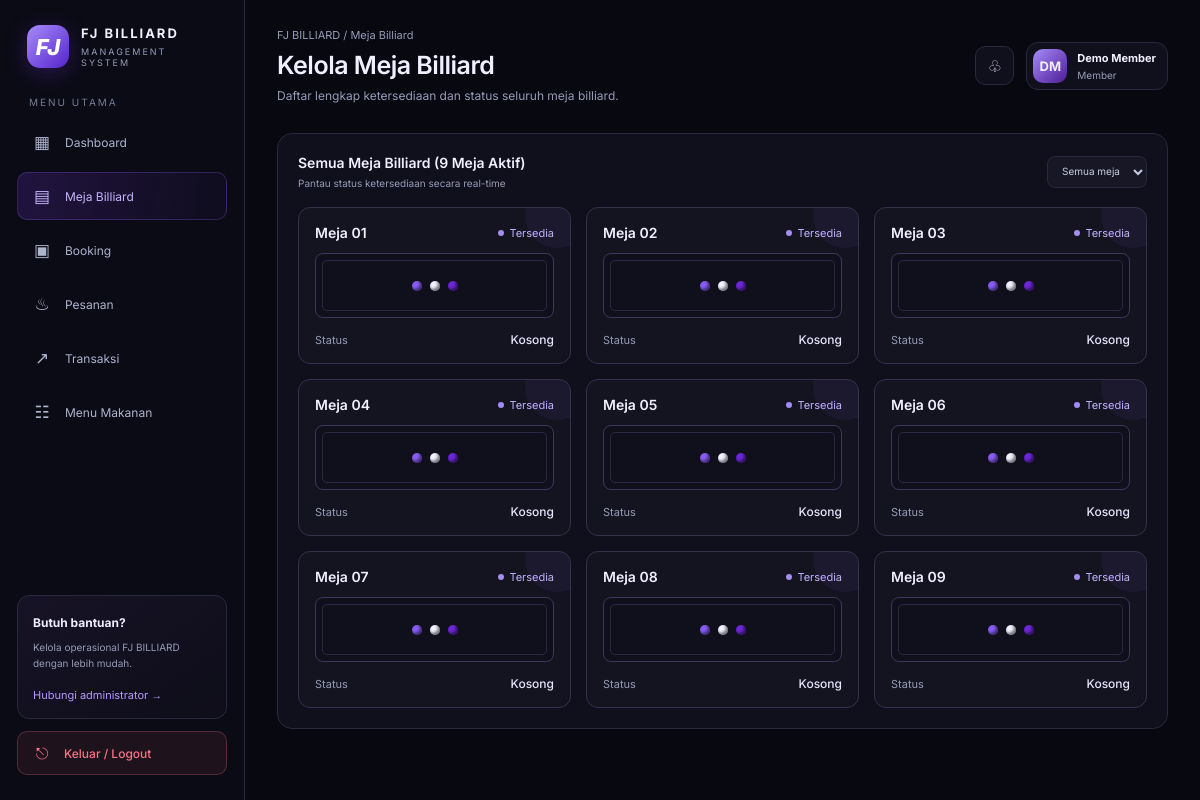
/meja (signed in), run on the app's committed database.
### tables this page shows
CREATE TABLE billiard_tables (
            id INTEGER PRIMARY KEY AUTOINCREMENT,
            table_number TEXT NOT NULL UNIQUE,
            is_active INTEGER NOT NULL DEFAULT 1
                CHECK (is_active IN (0, 1))
        );

### main.py (the view)
@app.route("/meja")
@login_required
def meja_billiard():
    conn = get_db()
    try:
        tables = conn.execute(
            "SELECT id, table_number, is_active FROM billiard_tables ORDER BY table_number"
        ).fetchall()
    finally:
        conn.close()
    return render_template(
        "meja.html",
        tables=tables,
        nama=session.get("full_name", "Pengguna"),
        role=session.get("role", "member")
    )

### main.py (called while the page is built)
def get_db():
    conn = sqlite3.connect(DB_PATH)
    conn.row_factory = sqlite3.Row
    return conn

def login_required(view):
    @wraps(view)
    def wrapped(*args, **kwargs):
        if "user_id" not in session:
            return redirect(url_for("login"))
        return view(*args, **kwargs)
    return wrapped

### templates/meja.html (shortened to what this page needs)
<!DOCTYPE html>
<html lang="id">
<head>
</head>
<body data-user-name="{{ nama }}" data-user-role="{{ role }}">
    <div class="layout">
        <aside class="sidebar">
            <div class="brand">
                <div class="brand-icon">FJ</div>
                <div><strong>FJ BILLIARD</strong><small>MANAGEMENT SYSTEM</small></div>
            </div>
            <div>
                <div class="nav-label">MENU UTAMA</div>
                <nav class="nav" aria-label="Navigasi utama">
                    <a href="/dashboard"><button><span class="nav-icon">▦</span>Dashboard</button></a>
                    <a href="/meja"><button class="active"><span class="nav-icon">▤</span>Meja Billiard</button></a>
                    <a href="/booking"><button><span class="nav-icon">▣</span>Booking</button></a>
                    <a href="/pesanan"><button><span class="nav-icon">♨</span>Pesanan</button></a>
                    <a href="/transaksi"><button><span class="nav-icon">↗</span>Transaksi</button></a>
                    <a href="/menu"><button><span class="nav-icon">☷</span>Menu Makanan</button></a>
                </nav>
            </div>
            <div class="side-bottom">
                <div class="help-card">
                    <strong>Butuh bantuan?</strong>
                    <p>Kelola operasional FJ BILLIARD dengan lebih mudah.</p>
                    <a href="#" id="helpLink">Hubungi administrator →</a>
                </div>
                <form action="/logout" method="POST" class="logout-form">
                    <button type="submit" class="btn-logout">
                        <span class="nav-icon">⎋</span>
                        <span>Keluar / Logout</span>
                    </button>
                </form>
            </div>
        </aside>
        <main class="main">
            <header class="topbar">
                <div>
                    <div class="crumb">FJ BILLIARD / <span class="accent">Meja Billiard</span></div>
                    <h1>Kelola Meja Billiard</h1>
                    <p class="welcome">Daftar lengkap ketersediaan dan status seluruh meja billiard.</p>
                </div>
                <div class="top-actions">
                    <button class="icon-btn" id="notificationButton" title="Notifikasi">♧</button>
                    <div class="profile">
                        <div class="avatar" id="avatar">PG</div>
                        <div><strong id="profileName">{{ nama }}</strong><small id="profileRole">{{ role | capitalize
                                }}</small></div>
                    </div>
                </div>
            </header>
            <section class="panel">
                <div class="panel-head">
                    <div>
                        <h2>Semua Meja Billiard (9 Meja Aktif)</h2>
                        <p>Pantau status ketersediaan secara real-time</p>
                    </div>
                    <select class="select" id="tableFilter" aria-label="Filter status meja">
                        <option value="all">Semua meja</option>
                    </select>
                </div>
                <div class="table-grid" id="tableGrid">
                    {% for table in tables[:9] %}
                    <article class="table-card" data-status="{{ 'busy' if not table['is_active'] else 'free' }}">
                        <div class="table-top">
                            <strong>Meja {{ table['table_number'] }}</strong>
                            <span class="status {{ 'busy' if not table['is_active'] else '' }}">
                                <i class="dot {{ 'busy' if not table['is_active'] else 'free' }}"></i>
                                {{ 'Nonaktif' if not table['is_active'] else 'Tersedia' }}
                            </span>
                        </div>
                        <div class="table-art">
                            <div class="balls">
                                <i class="ball"></i>
                                <i class="ball"></i>
                                <i class="ball"></i>
                            </div>
                        </div>
                        <div class="table-meta">
                            <span>Status</span>
                            <b>{{ 'Maintenance' if not table['is_active'] else 'Kosong' }}</b>
                        </div>
                    </article>
                    {% else %}
                    <p class="empty-note" style="display:block;">Belum ada meja terdaftar.</p>
                    {% endfor %}
                </div>
            </section>
        </main>
    </div>
</body>
</html>

### data on the page
billiard_tables: table_number "01", is_active "Tersedia", is_active "Kosong"
billiard_tables: table_number "02", is_active "Tersedia", is_active "Kosong"
billiard_tables: table_number "03", is_active "Tersedia", is_active "Kosong"
billiard_tables: table_number "04", is_active "Tersedia", is_active "Kosong"
billiard_tables: table_number "05", is_active "Tersedia", is_active "Kosong"
billiard_tables: table_number "06", is_active "Tersedia", is_active "Kosong"
billiard_tables: table_number "07", is_active "Tersedia", is_active "Kosong"
billiard_tables: table_number "08", is_active "Tersedia", is_active "Kosong"
billiard_tables: table_number "09", is_active "Tersedia", is_active "Kosong"
